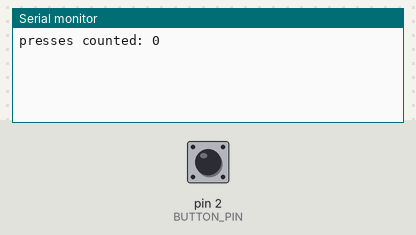
A sketch run on a simulated Arduino Uno, built with avr-gcc and run on an emulated ATmega328P. Parts: the last lines printed to the serial monitor. Inputs (shaded band) come from the test bench; at power-on: pin 2 (BUTTON_PIN) HIGH.

Above: at 1.2 s.
1.3 s: pin 2 (BUTTON_PIN) pulled LOW for 0.15 s
At 2.7 s:
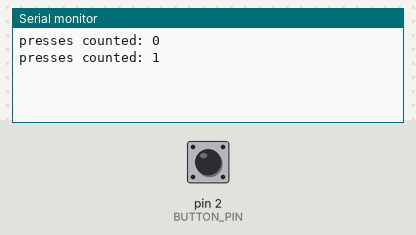
2.9 s: pin 2 (BUTTON_PIN) pulled LOW for 1 s
At 3.8 s:
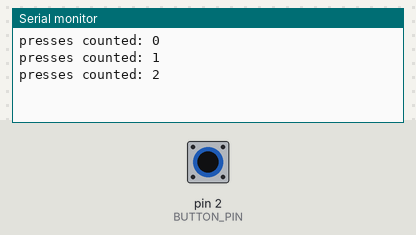
5.4 s: pin 2 (BUTTON_PIN) pulled LOW for 0.15 s
At 6.3 s:
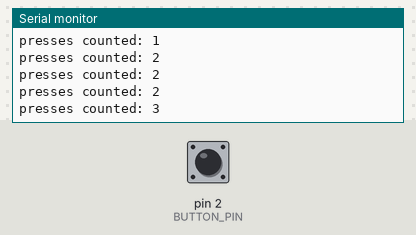
Timing chart, 0 to 8.4 s (numbered marks = the images above; inputs shaded):
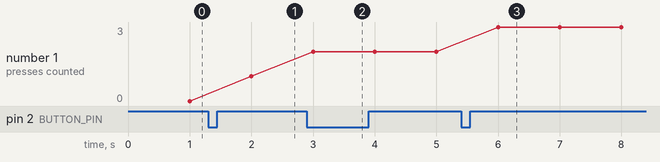

Measured:
- after the input at 1.3 s, the serial monitor: prints a new line after 0.70 s (image 1)
- after the input at 2.9 s, the serial monitor: prints a new line after 0.10 s (image 2)
- after the input at 5.4 s, the serial monitor: prints a new line after 0.60 s (image 3)
- plotted number 1: 0 → 1 after the input at 1.3 s, 1 → 2 after the input at 2.9 s, 2 → 3 after the input at 5.4 s

The sketch:

debounce.ino
```cpp
// debounce.ino - count button presses, accepting a new level only after it has been steady for 5 ms
const int BUTTON_PIN = 2;
const unsigned long DEBOUNCE_MS = 5;

int lastReading = HIGH;                // the raw level on the previous pass
unsigned long lastChange = 0;          // when the raw level last changed
int stableLevel = HIGH;                // the debounced level: what we believe the button is doing
long presses = 0;
unsigned long lastReport = 0;

void setup() {
  Serial.begin(9600);
  pinMode(BUTTON_PIN, INPUT_PULLUP);
}

void loop() {
  int reading = digitalRead(BUTTON_PIN);
  if (reading != lastReading) {        // the raw level moved: start timing again
    lastChange = millis();
    lastReading = reading;
  }
  if (millis() - lastChange >= DEBOUNCE_MS && reading != stableLevel) {
    stableLevel = reading;             // steady for 5 ms: accept the new level
    if (stableLevel == LOW) {
      presses++;                       // a real press (an edge of the debounced level)
    }
  }

  if (millis() - lastReport >= 1000) {
    lastReport = millis();
    Serial.print("presses counted: ");
    Serial.println(presses);
  }
}
```
